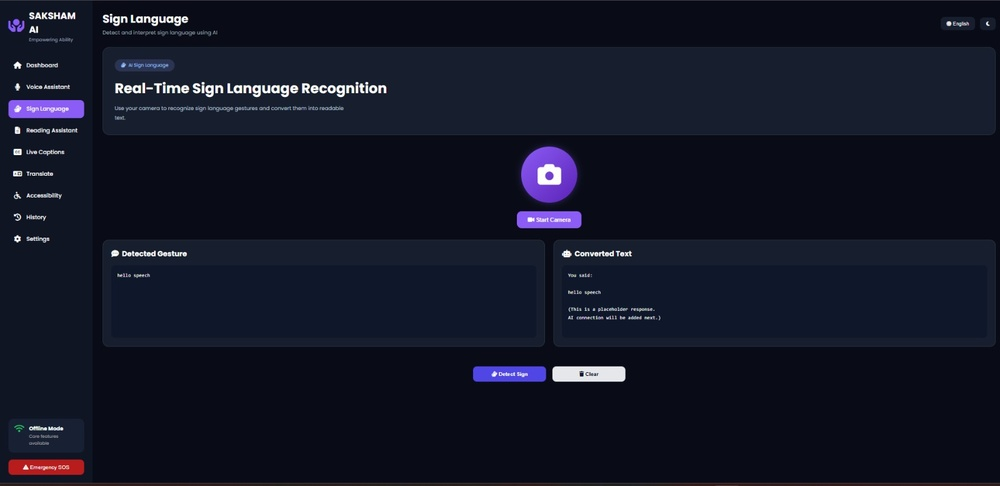
#> input picture Images/sign.jpeg, 1000 x 486 px, shrunk from 1600 x 777 before the run
$ python -i preprocess.py   (imports and definitions only)
#> lines starting #> are read from the running program, lines starting #| are printed output that depends on the picture; after the words box and inside, x2 and y2 are one past the last pixel; in counts of white or black regions, pixels touching at a corner belong together
import cv2

def preprocess_image(image_path):

#> called with image_path = '../Images/sign.jpeg'
    image = cv2.imread(image_path)
#> image is the input picture: shape (486, 1000, 3); mean B, G, R 37.1, 21.8, 18.5

    if image is None:
        raise ValueError("Image not found.")

    # Convert to grayscale
    gray = cv2.cvtColor(image, cv2.COLOR_BGR2GRAY)

    # Remove noise while preserving text edges
    gray = cv2.bilateralFilter(gray, 11, 17, 17)
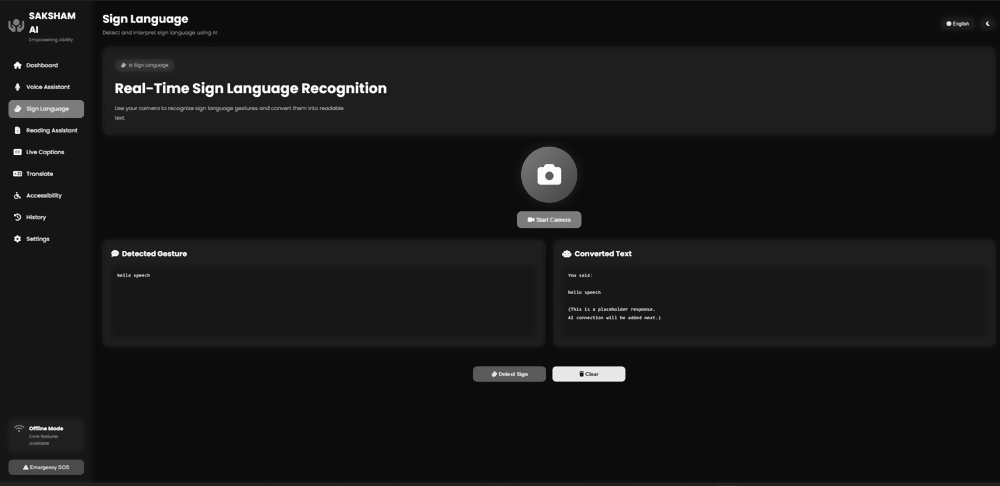
#> gray: shape (486, 1000); min 7, max 253, mean 22.6

    # Improve contrast
    gray = cv2.equalizeHist(gray)
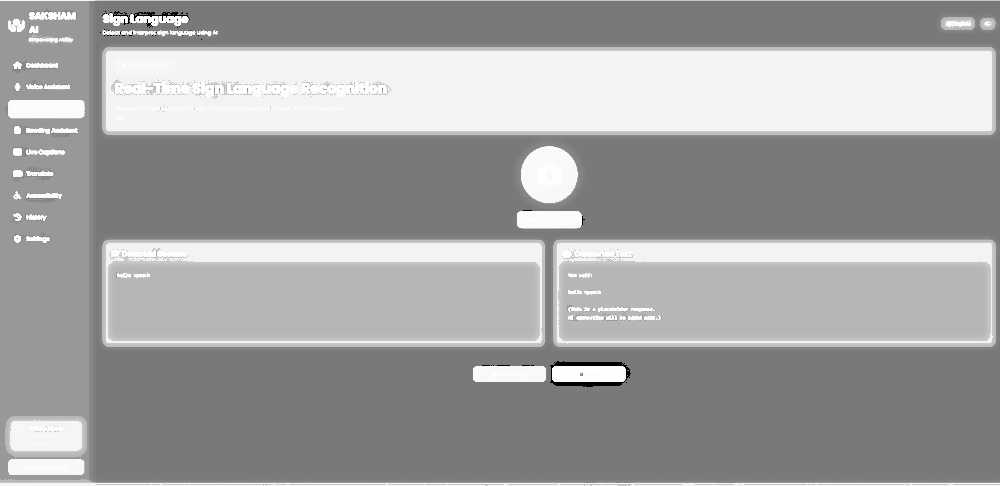
#> gray: shape (486, 1000); min 0, max 255, mean 162

    # Adaptive threshold
    thresh = cv2.adaptiveThreshold(
        gray,
        255,
        cv2.ADAPTIVE_THRESH_GAUSSIAN_C,
        cv2.THRESH_BINARY,
        31,
        11
    )
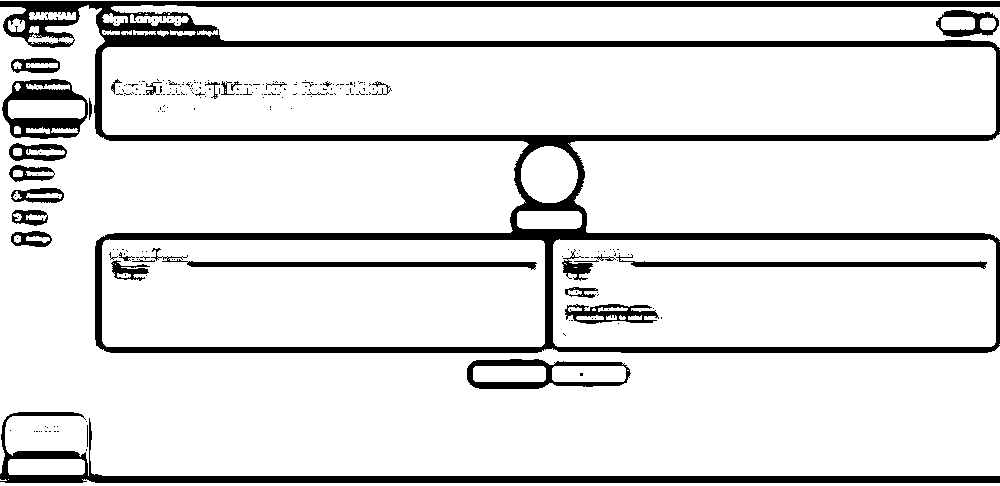
#> thresh: shape (486, 1000); 87.8% white; 242 black regions (210 under 20 px), largest, box (x1, y1, x2, y2) and area: (0, 1, 1000, 353) 36850, (0, 412, 1000, 483) 8314, (2, 79, 88, 139) 2312

    return thresh

>>> result = preprocess_image('../Images/sign.jpeg')
